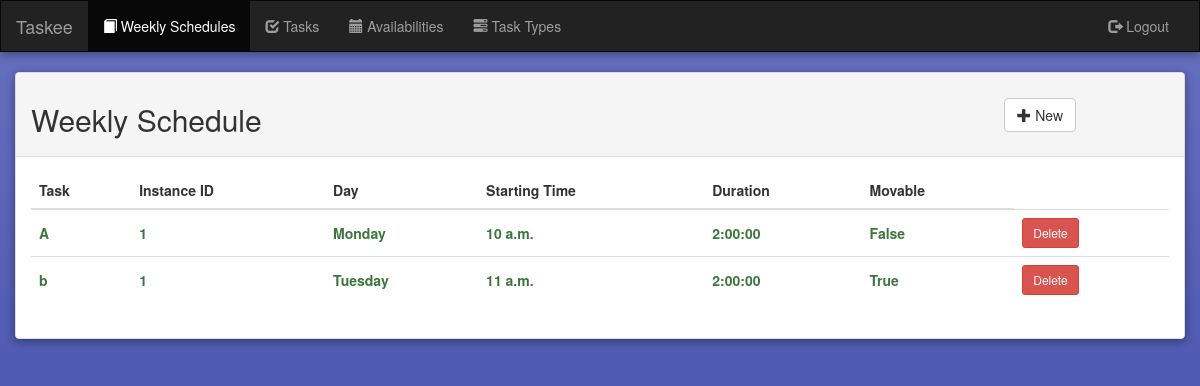
/weeklySchedule/ (signed in), run on the app's committed database.
### taskmanager/models.py (models this page shows, shortened)
class WeeklySchedule(models.Model):
	user = models.ForeignKey(User, on_delete=models.CASCADE)
	task = models.ForeignKey(Task, on_delete=models.CASCADE, default=1)
	instanceId = models.IntegerField(default=1)
	day = models.ForeignKey(Day, on_delete=models.CASCADE, default=1)
	startingTime = models.TimeField()
	duration = models.DurationField()
	canMove = models.BooleanField(default=False)
	valid = models.BooleanField(default=False)
	totalWeight = models.IntegerField(default=1)

class Task(models.Model):
	user = models.ForeignKey(User, on_delete=models.CASCADE)
	name = models.CharField(max_length=250)
	type = models.ForeignKey(TaskTypeWeight, on_delete=models.CASCADE, default=1)
	place = models.CharField(max_length=250)
	notes = models.CharField(max_length=1000)

class Day(models.Model):
	name = models.CharField(max_length=9)
	def __str__(self): return self.name

### taskmanager/views.py (the view)
# urls.py: url(r'^weeklySchedule/$', views.WeeklyScheduleView.as_view(), name='weeklyScheduleView'),
class WeeklyScheduleView(LoginRequiredMixin, generic.ListView):
	template_name = 'taskmanager/weeklyScheduleView.html'
	context_object_name = 'weeklySchedule_list'
	login_url = LOGIN_URL
	def get_queryset(self):
		return WeeklySchedule.objects.filter(user=self.request.user).order_by('day', 'startingTime')

### templates/taskmanager/weeklyScheduleView.html (shortened to what this page needs)
{% extends 'listView.html' %}
{% block title %}Weekly Schedule{% endblock %}
{% block weeklyScheduleView %}active{% endblock %}
{% block addButtonHref %}{% url 'taskmanager:weeklyScheduleAdd' %}{% endblock %}
{% block fieldNames %}
	<th>Task</th>
	<th>Instance ID</th>
	<th>Day</th>
	<th>Starting Time</th>
	<th>Duration</th>
	<th>Movable</th>
{% endblock %}
{% block tBody %}
	{% for weeklySchedule in weeklySchedule_list %}
		<tr>
			{% if weeklySchedule.valid %}
				<td class="{% if weeklySchedule.valid %}text-success{% endif %}" style="vertical-align: middle;">
					<strong>{{ weeklySchedule.task.name }}</strong></td>
				<td class="{% if weeklySchedule.valid %}text-success{% endif %}" style="vertical-align: middle;">
					<strong>{{ weeklySchedule.instanceId }}</strong></td>
				<td class="{% if weeklySchedule.valid %}text-success{% endif %}" style="vertical-align: middle;">
					<strong>{{ weeklySchedule.day }}</strong></td>
				<td class="{% if weeklySchedule.valid %}text-success{% endif %}" style="vertical-align: middle;">
					<strong>{{ weeklySchedule.startingTime }}</strong></td>
				<td class="{% if weeklySchedule.valid %}text-success{% endif %}" style="vertical-align: middle;">
					<strong>{{ weeklySchedule.duration }}</strong></td>
				<td class="{% if weeklySchedule.valid %}text-success{% endif %}" style="vertical-align: middle;">
					<strong>{{ weeklySchedule.canMove }}</strong></td>
			{% endif %}
			<td style="vertical-align: middle;">
				<a href="{% url 'taskmanager:weeklyScheduleDelete' weeklySchedule.pk %}">
					<button class="btn btn-sm btn-danger">Delete</button>
				</a>
			</td>
		</tr>
	{% endfor %}
{% endblock %}

### staticfiles/css/style.css (style rules this page uses)
body { background: linear-gradient(to top, #303F9F 0%, #6972c1 100%); min-height: 100vh; }

### data on the page
WeeklySchedule: task.name "A", instanceId "1", day "Monday", startingTime "10 a.m.", duration "2:00:00", canMove "False"
WeeklySchedule: task.name "b", instanceId "1", day "Tuesday", startingTime "11 a.m.", duration "2:00:00", canMove "True"
